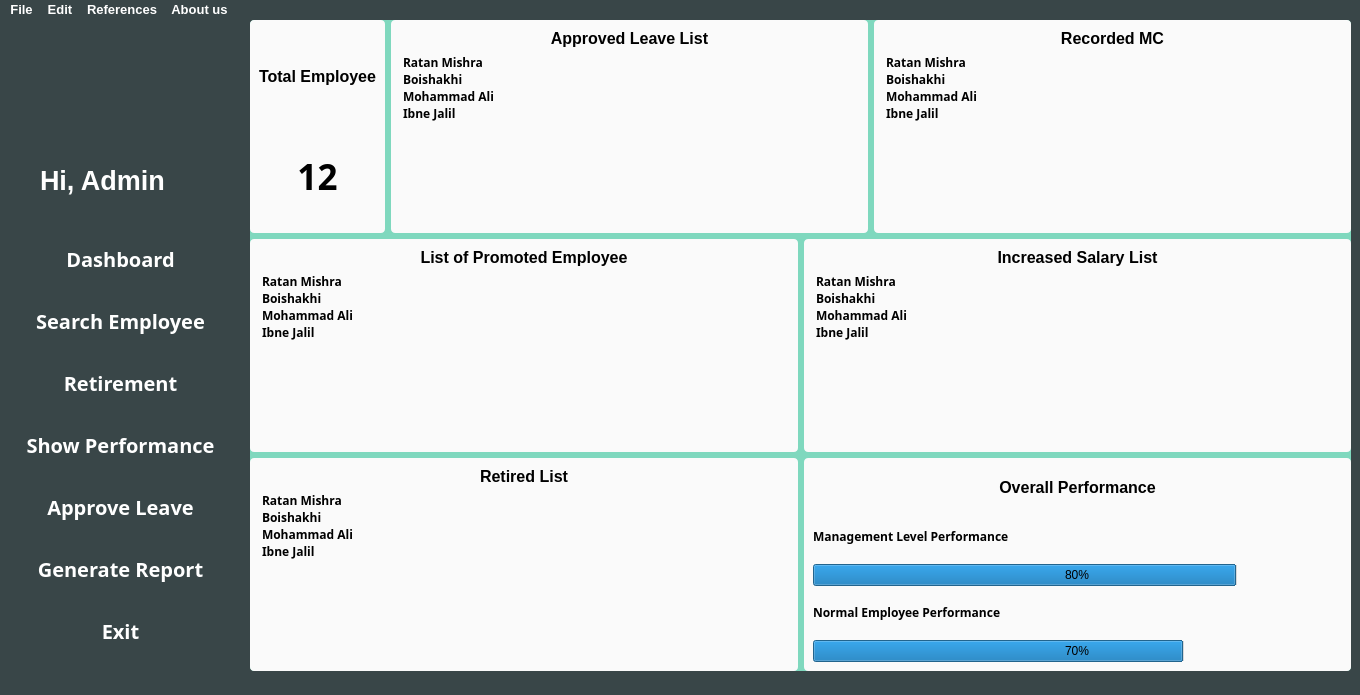
<?xml version="1.0" encoding="UTF-8"?>
<ui version="4.0">
 <class>Dashboard</class>
 <widget class="QMainWindow" name="Dashboard">
  <property name="geometry">
   <rect>
    <x>0</x>
    <y>0</y>
    <width>1360</width>
    <height>695</height>
   </rect>
  </property>
  <property name="windowTitle">
   <string>MainWindow</string>
  </property>
  <property name="styleSheet">
   <string notr="true">background-color: #394648;

u     </string>
  </property>
  <widget class="QWidget" name="centralwidget">
   <widget class="QWidget" name="widget" native="true">
    <property name="geometry">
     <rect>
      <x>0</x>
      <y>-30</y>
      <width>241</width>
      <height>241</height>
     </rect>
    </property>
    <property name="font">
     <font>
      <family>Comic Sans MS</family>
      <pointsize>10</pointsize>
      <weight>75</weight>
      <bold>true</bold>
     </font>
    </property>
    <property name="styleSheet">
     <string notr="true">background-color: #394648;</string>
    </property>
    <widget class="QLabel" name="label">
     <property name="geometry">
      <rect>
       <x>40</x>
       <y>160</y>
       <width>171</width>
       <height>61</height>
      </rect>
     </property>
     <property name="font">
      <font>
       <family>Segoe UI</family>
       <pointsize>20</pointsize>
       <weight>75</weight>
       <bold>true</bold>
      </font>
     </property>
     <property name="styleSheet">
      <string notr="true">color: white;</string>
     </property>
     <property name="text">
      <string>Hi, Admin</string>
     </property>
    </widget>
    <widget class="QLabel" name="imageAdmin">
     <property name="geometry">
      <rect>
       <x>60</x>
       <y>40</y>
       <width>171</width>
       <height>121</height>
      </rect>
     </property>
     <property name="font">
      <font>
       <family>Segoe UI</family>
       <pointsize>20</pointsize>
       <weight>75</weight>
       <bold>true</bold>
      </font>
     </property>
     <property name="styleSheet">
      <string notr="true">color: white;</string>
     </property>
     <property name="text">
      <string/>
     </property>
    </widget>
   </widget>
   <widget class="QWidget" name="widget_2" native="true">
    <property name="geometry">
     <rect>
      <x>0</x>
      <y>210</y>
      <width>241</width>
      <height>431</height>
     </rect>
    </property>
    <property name="styleSheet">
     <string notr="true">background-color: #394648;
</string>
    </property>
    <layout class="QVBoxLayout" name="verticalLayout_2">
     <item>
      <layout class="QVBoxLayout" name="verticalLayout">
       <item>
        <widget class="QPushButton" name="pushButton">
         <property name="font">
          <font>
           <family>Segoe UI Semibold</family>
           <pointsize>-1</pointsize>
           <weight>75</weight>
           <bold>true</bold>
           <underline>false</underline>
           <strikeout>false</strikeout>
          </font>
         </property>
         <property name="styleSheet">
          <string notr="true">background-color: #394648; /* Green */
  width: 100%;
  border: none;
  color: white;
  padding: 10px;
  text-align: center;
  text-decoration: none;
  font-size: 20px;
  margin: 4px 2px;
	border-radius: 4px;</string>
         </property>
         <property name="text">
          <string>Dashboard</string>
         </property>
        </widget>
       </item>
       <item>
        <widget class="QPushButton" name="pushButton_2">
         <property name="font">
          <font>
           <family>Segoe UI Semibold</family>
           <pointsize>-1</pointsize>
           <weight>75</weight>
           <bold>true</bold>
           <underline>false</underline>
           <strikeout>false</strikeout>
          </font>
         </property>
         <property name="styleSheet">
          <string notr="true">background-color: #394648; /* Green */
  width: 100%;
  border: none;
  color: white;
  padding: 10px;
  text-align: center;
  text-decoration: none;
  font-size: 20px;
  margin: 4px 2px;
	border-radius: 4px;</string>
         </property>
         <property name="text">
          <string>Search Employee</string>
         </property>
        </widget>
       </item>
       <item>
        <widget class="QPushButton" name="pushButton_3">
         <property name="font">
          <font>
           <family>Segoe UI Semibold</family>
           <pointsize>-1</pointsize>
           <weight>75</weight>
           <bold>true</bold>
           <underline>false</underline>
           <strikeout>false</strikeout>
          </font>
         </property>
         <property name="styleSheet">
          <string notr="true">background-color: #394648; /* Green */
  width: 100%;
  border: none;
  color: white;
  padding: 10px;
  text-align: center;
  text-decoration: none;
  font-size: 20px;
  margin: 4px 2px;
	border-radius: 4px;</string>
         </property>
         <property name="text">
          <string>Retirement</string>
         </property>
        </widget>
       </item>
       <item>
        <widget class="QPushButton" name="btnSHowPerformance">
         <property name="font">
          <font>
           <family>Segoe UI Semibold</family>
           <pointsize>-1</pointsize>
           <weight>75</weight>
           <bold>true</bold>
           <underline>false</underline>
           <strikeout>false</strikeout>
          </font>
         </property>
         <property name="styleSheet">
          <string notr="true">background-color: #394648; /* Green */
  width: 100%;
  border: none;
  color: white;
  padding: 10px;
  text-align: center;
  text-decoration: none;
  font-size: 20px;
  margin: 4px 2px;
	border-radius: 4px;</string>
         </property>
         <property name="text">
          <string>Show Performance</string>
         </property>
        </widget>
       </item>
       <item>
        <widget class="QPushButton" name="approveLeaveButton">
         <property name="font">
          <font>
           <family>Segoe UI Semibold</family>
           <pointsize>-1</pointsize>
           <weight>75</weight>
           <bold>true</bold>
           <underline>false</underline>
           <strikeout>false</strikeout>
          </font>
         </property>
         <property name="styleSheet">
          <string notr="true">background-color: #394648; /* Green */
  width: 100%;
  border: none;
  color: white;
  padding: 10px;
  text-align: center;
  text-decoration: none;
  font-size: 20px;
  margin: 4px 2px;
	border-radius: 4px;</string>
         </property>
         <property name="text">
          <string>Approve Leave</string>
         </property>
        </widget>
       </item>
       <item>
        <widget class="QPushButton" name="generateReportButton">
         <property name="font">
          <font>
           <family>Segoe UI Semibold</family>
           <pointsize>-1</pointsize>
           <weight>75</weight>
           <bold>true</bold>
           <underline>false</underline>
           <strikeout>false</strikeout>
          </font>
         </property>
         <property name="styleSheet">
          <string notr="true">background-color: #394648; /* Green */
  width: 100%;
  border: none;
  color: white;
  padding: 10px;
  text-align: center;
  text-decoration: none;
  font-size: 20px;
  margin: 4px 2px;
	border-radius: 4px;</string>
         </property>
         <property name="text">
          <string>Generate Report</string>
         </property>
        </widget>
       </item>
       <item>
        <widget class="QPushButton" name="ExitButton">
         <property name="font">
          <font>
           <family>Segoe UI Semibold</family>
           <pointsize>-1</pointsize>
           <weight>75</weight>
           <bold>true</bold>
           <underline>false</underline>
           <strikeout>false</strikeout>
          </font>
         </property>
         <property name="styleSheet">
          <string notr="true">background-color: #394648; /* Green */
  width: 100%;
  border: none;
  color: white;
  padding: 10px;
  text-align: center;
  text-decoration: none;
  font-size: 20px;
  margin: 4px 2px;
	border-radius: 4px;</string>
         </property>
         <property name="text">
          <string>Exit</string>
         </property>
        </widget>
       </item>
      </layout>
     </item>
    </layout>
   </widget>
   <widget class="QWidget" name="widget_3" native="true">
    <property name="geometry">
     <rect>
      <x>250</x>
      <y>0</y>
      <width>1101</width>
      <height>651</height>
     </rect>
    </property>
    <property name="styleSheet">
     <string notr="true">background-color: #7fd8be;
border-radius: 4px</string>
    </property>
    <layout class="QHBoxLayout" name="horizontalLayout_4">
     <item>
      <layout class="QVBoxLayout" name="verticalLayout_3">
       <item>
        <layout class="QHBoxLayout" name="horizontalLayout">
         <item>
          <widget class="QWidget" name="widget_4" native="true">
           <property name="styleSheet">
            <string notr="true">background-color:rgb(250,250,250);</string>
           </property>
           <layout class="QGridLayout" name="gridLayout">
            <item row="0" column="0">
             <widget class="QLabel" name="label_2">
              <property name="font">
               <font>
                <family>Segoe UI</family>
                <pointsize>12</pointsize>
                <weight>75</weight>
                <bold>true</bold>
               </font>
              </property>
              <property name="text">
               <string>&lt;html&gt;&lt;head/&gt;&lt;body&gt;&lt;p align=&quot;center&quot;&gt;&lt;span style=&quot; font-weight:600;&quot;&gt;Total Employee&lt;/span&gt;&lt;/p&gt;&lt;/body&gt;&lt;/html&gt;</string>
              </property>
             </widget>
            </item>
            <item row="1" column="0">
             <widget class="QLabel" name="label_3">
              <property name="font">
               <font>
                <family>Segoe UI Semibold</family>
                <pointsize>9</pointsize>
                <weight>75</weight>
                <bold>true</bold>
               </font>
              </property>
              <property name="text">
               <string>&lt;html&gt;&lt;head/&gt;&lt;body&gt;&lt;p align=&quot;center&quot;&gt;&lt;span style=&quot; font-size:26pt;&quot;&gt;12&lt;/span&gt;&lt;/p&gt;&lt;/body&gt;&lt;/html&gt;</string>
              </property>
             </widget>
            </item>
           </layout>
          </widget>
         </item>
         <item>
          <widget class="QWidget" name="widget_5" native="true">
           <property name="styleSheet">
            <string notr="true">background-color:rgb(250,250,250);</string>
           </property>
           <layout class="QGridLayout" name="gridLayout_2">
            <item row="0" column="0">
             <widget class="QLabel" name="label_4">
              <property name="font">
               <font>
                <family>Segoe UI</family>
                <pointsize>12</pointsize>
                <weight>75</weight>
                <bold>true</bold>
               </font>
              </property>
              <property name="text">
               <string>&lt;html&gt;&lt;head/&gt;&lt;body&gt;&lt;p align=&quot;center&quot;&gt;&lt;span style=&quot; font-weight:600;&quot;&gt;Approved Leave List&lt;/span&gt;&lt;/p&gt;&lt;/body&gt;&lt;/html&gt;</string>
              </property>
             </widget>
            </item>
            <item row="1" column="0">
             <widget class="QListWidget" name="listWidget_11">
              <property name="font">
               <font>
                <family>Segoe UI Semibold</family>
                <pointsize>9</pointsize>
                <weight>75</weight>
                <bold>true</bold>
               </font>
              </property>
              <item>
               <property name="text">
                <string>Ratan Mishra</string>
               </property>
               <property name="font">
                <font>
                 <family>Segoe UI Semibold</family>
                 <pointsize>9</pointsize>
                 <weight>75</weight>
                 <bold>true</bold>
                </font>
               </property>
              </item>
              <item>
               <property name="text">
                <string>Boishakhi</string>
               </property>
               <property name="font">
                <font>
                 <family>Segoe UI Semibold</family>
                 <pointsize>9</pointsize>
                 <weight>75</weight>
                 <bold>true</bold>
                </font>
               </property>
              </item>
              <item>
               <property name="text">
                <string>Mohammad Ali</string>
               </property>
               <property name="font">
                <font>
                 <family>Segoe UI Semibold</family>
                 <pointsize>9</pointsize>
                 <weight>75</weight>
                 <bold>true</bold>
                </font>
               </property>
              </item>
              <item>
               <property name="text">
                <string>Ibne Jalil</string>
               </property>
               <property name="font">
                <font>
                 <family>Segoe UI Semibold</family>
                 <pointsize>9</pointsize>
                 <weight>75</weight>
                 <bold>true</bold>
                </font>
               </property>
              </item>
             </widget>
            </item>
           </layout>
          </widget>
         </item>
         <item>
          <widget class="QWidget" name="widget_6" native="true">
           <property name="styleSheet">
            <string notr="true">background-color:rgb(250,250,250);</string>
           </property>
           <layout class="QGridLayout" name="gridLayout_3">
            <item row="0" column="0">
             <widget class="QLabel" name="label_5">
              <property name="font">
               <font>
                <family>Segoe UI</family>
                <pointsize>12</pointsize>
                <weight>75</weight>
                <bold>true</bold>
               </font>
              </property>
              <property name="text">
               <string>&lt;html&gt;&lt;head/&gt;&lt;body&gt;&lt;p align=&quot;center&quot;&gt;&lt;span style=&quot; font-weight:600;&quot;&gt;Recorded MC&lt;/span&gt;&lt;/p&gt;&lt;/body&gt;&lt;/html&gt;</string>
              </property>
             </widget>
            </item>
            <item row="1" column="0">
             <widget class="QListWidget" name="listWidget_12">
              <property name="font">
               <font>
                <family>Segoe UI Semibold</family>
                <pointsize>9</pointsize>
                <weight>75</weight>
                <bold>true</bold>
               </font>
              </property>
              <item>
               <property name="text">
                <string>Ratan Mishra</string>
               </property>
               <property name="font">
                <font>
                 <family>Segoe UI Semibold</family>
                 <pointsize>9</pointsize>
                 <weight>75</weight>
                 <bold>true</bold>
                </font>
               </property>
              </item>
              <item>
               <property name="text">
                <string>Boishakhi</string>
               </property>
               <property name="font">
                <font>
                 <family>Segoe UI Semibold</family>
                 <pointsize>9</pointsize>
                 <weight>75</weight>
                 <bold>true</bold>
                </font>
               </property>
              </item>
              <item>
               <property name="text">
                <string>Mohammad Ali</string>
               </property>
               <property name="font">
                <font>
                 <family>Segoe UI Semibold</family>
                 <pointsize>9</pointsize>
                 <weight>75</weight>
                 <bold>true</bold>
                </font>
               </property>
              </item>
              <item>
               <property name="text">
                <string>Ibne Jalil</string>
               </property>
               <property name="font">
                <font>
                 <family>Segoe UI Semibold</family>
                 <pointsize>9</pointsize>
                 <weight>75</weight>
                 <bold>true</bold>
                </font>
               </property>
              </item>
             </widget>
            </item>
           </layout>
          </widget>
         </item>
        </layout>
       </item>
       <item>
        <layout class="QHBoxLayout" name="horizontalLayout_2">
         <item>
          <widget class="QWidget" name="widget_7" native="true">
           <property name="styleSheet">
            <string notr="true">background-color:rgb(250,250,250);</string>
           </property>
           <layout class="QGridLayout" name="gridLayout_4">
            <item row="0" column="0">
             <widget class="QLabel" name="label_6">
              <property name="font">
               <font>
                <family>Segoe UI</family>
                <pointsize>12</pointsize>
                <weight>75</weight>
                <bold>true</bold>
               </font>
              </property>
              <property name="text">
               <string>&lt;html&gt;&lt;head/&gt;&lt;body&gt;&lt;p align=&quot;center&quot;&gt;&lt;span style=&quot; font-weight:600;&quot;&gt;List of Promoted Employee&lt;/span&gt;&lt;/p&gt;&lt;/body&gt;&lt;/html&gt;</string>
              </property>
             </widget>
            </item>
            <item row="1" column="0">
             <widget class="QListWidget" name="listWidget_6">
              <property name="font">
               <font>
                <family>Segoe UI Semibold</family>
                <pointsize>9</pointsize>
                <weight>75</weight>
                <bold>true</bold>
               </font>
              </property>
              <item>
               <property name="text">
                <string>Ratan Mishra</string>
               </property>
               <property name="font">
                <font>
                 <family>Segoe UI Semibold</family>
                 <pointsize>9</pointsize>
                 <weight>75</weight>
                 <bold>true</bold>
                </font>
               </property>
              </item>
              <item>
               <property name="text">
                <string>Boishakhi</string>
               </property>
               <property name="font">
                <font>
                 <family>Segoe UI Semibold</family>
                 <pointsize>9</pointsize>
                 <weight>75</weight>
                 <bold>true</bold>
                </font>
               </property>
              </item>
              <item>
               <property name="text">
                <string>Mohammad Ali</string>
               </property>
               <property name="font">
                <font>
                 <family>Segoe UI Semibold</family>
                 <pointsize>9</pointsize>
                 <weight>75</weight>
                 <bold>true</bold>
                </font>
               </property>
              </item>
              <item>
               <property name="text">
                <string>Ibne Jalil</string>
               </property>
               <property name="font">
                <font>
                 <family>Segoe UI Semibold</family>
                 <pointsize>9</pointsize>
                 <weight>75</weight>
                 <bold>true</bold>
                </font>
               </property>
              </item>
             </widget>
            </item>
           </layout>
          </widget>
         </item>
         <item>
          <widget class="QWidget" name="widget_10" native="true">
           <property name="styleSheet">
            <string notr="true">background-color:rgb(250,250,250);</string>
           </property>
           <layout class="QGridLayout" name="gridLayout_7">
            <item row="0" column="0">
             <widget class="QLabel" name="label_9">
              <property name="font">
               <font>
                <family>Segoe UI</family>
                <pointsize>12</pointsize>
                <weight>75</weight>
                <bold>true</bold>
               </font>
              </property>
              <property name="text">
               <string>&lt;html&gt;&lt;head/&gt;&lt;body&gt;&lt;p align=&quot;center&quot;&gt;&lt;span style=&quot; font-weight:600;&quot;&gt;Increased Salary List&lt;/span&gt;&lt;/p&gt;&lt;/body&gt;&lt;/html&gt;</string>
              </property>
             </widget>
            </item>
            <item row="1" column="0">
             <widget class="QListWidget" name="listWidget_5">
              <property name="font">
               <font>
                <family>Segoe UI Semibold</family>
                <pointsize>9</pointsize>
                <weight>75</weight>
                <bold>true</bold>
               </font>
              </property>
              <item>
               <property name="text">
                <string>Ratan Mishra</string>
               </property>
               <property name="font">
                <font>
                 <family>Segoe UI Semibold</family>
                 <pointsize>9</pointsize>
                 <weight>75</weight>
                 <bold>true</bold>
                </font>
               </property>
              </item>
              <item>
               <property name="text">
                <string>Boishakhi</string>
               </property>
               <property name="font">
                <font>
                 <family>Segoe UI Semibold</family>
                 <pointsize>9</pointsize>
                 <weight>75</weight>
                 <bold>true</bold>
                </font>
               </property>
              </item>
              <item>
               <property name="text">
                <string>Mohammad Ali</string>
               </property>
               <property name="font">
                <font>
                 <family>Segoe UI Semibold</family>
                 <pointsize>9</pointsize>
                 <weight>75</weight>
                 <bold>true</bold>
                </font>
               </property>
              </item>
              <item>
               <property name="text">
                <string>Ibne Jalil</string>
               </property>
               <property name="font">
                <font>
                 <family>Segoe UI Semibold</family>
                 <pointsize>9</pointsize>
                 <weight>75</weight>
                 <bold>true</bold>
                </font>
               </property>
              </item>
             </widget>
            </item>
           </layout>
          </widget>
         </item>
        </layout>
       </item>
       <item>
        <layout class="QHBoxLayout" name="horizontalLayout_3">
         <item>
          <widget class="QWidget" name="widget_8" native="true">
           <property name="styleSheet">
            <string notr="true">background-color:rgb(250,250,250);</string>
           </property>
           <layout class="QGridLayout" name="gridLayout_5">
            <item row="0" column="0">
             <widget class="QLabel" name="label_7">
              <property name="font">
               <font>
                <family>Segoe UI</family>
                <pointsize>12</pointsize>
                <weight>75</weight>
                <bold>true</bold>
               </font>
              </property>
              <property name="text">
               <string>&lt;html&gt;&lt;head/&gt;&lt;body&gt;&lt;p align=&quot;center&quot;&gt;&lt;span style=&quot; font-weight:600;&quot;&gt;Retired List&lt;/span&gt;&lt;/p&gt;&lt;/body&gt;&lt;/html&gt;</string>
              </property>
             </widget>
            </item>
            <item row="1" column="0">
             <widget class="QListWidget" name="listWidget_4">
              <property name="font">
               <font>
                <family>Segoe UI Semibold</family>
                <pointsize>9</pointsize>
                <weight>75</weight>
                <bold>true</bold>
               </font>
              </property>
              <item>
               <property name="text">
                <string>Ratan Mishra</string>
               </property>
               <property name="font">
                <font>
                 <family>Segoe UI Semibold</family>
                 <pointsize>9</pointsize>
                 <weight>75</weight>
                 <bold>true</bold>
                </font>
               </property>
              </item>
              <item>
               <property name="text">
                <string>Boishakhi</string>
               </property>
               <property name="font">
                <font>
                 <family>Segoe UI Semibold</family>
                 <pointsize>9</pointsize>
                 <weight>75</weight>
                 <bold>true</bold>
                </font>
               </property>
              </item>
              <item>
               <property name="text">
                <string>Mohammad Ali</string>
               </property>
               <property name="font">
                <font>
                 <family>Segoe UI Semibold</family>
                 <pointsize>9</pointsize>
                 <weight>75</weight>
                 <bold>true</bold>
                </font>
               </property>
              </item>
              <item>
               <property name="text">
                <string>Ibne Jalil</string>
               </property>
               <property name="font">
                <font>
                 <family>Segoe UI Semibold</family>
                 <pointsize>9</pointsize>
                 <weight>75</weight>
                 <bold>true</bold>
                </font>
               </property>
              </item>
             </widget>
            </item>
           </layout>
          </widget>
         </item>
         <item>
          <widget class="QWidget" name="widget_9" native="true">
           <property name="styleSheet">
            <string notr="true">background-color:rgb(250,250,250);</string>
           </property>
           <layout class="QGridLayout" name="gridLayout_6">
            <item row="6" column="0">
             <widget class="QProgressBar" name="progressBar_3">
              <property name="value">
               <number>70</number>
              </property>
              <property name="alignment">
               <set>Qt::AlignCenter</set>
              </property>
             </widget>
            </item>
            <item row="0" column="0">
             <widget class="QLabel" name="label_8">
              <property name="font">
               <font>
                <family>Segoe UI</family>
                <pointsize>12</pointsize>
                <weight>75</weight>
                <bold>true</bold>
               </font>
              </property>
              <property name="text">
               <string>&lt;html&gt;&lt;head/&gt;&lt;body&gt;&lt;p align=&quot;center&quot;&gt;&lt;span style=&quot; font-weight:600;&quot;&gt;Overall Performance&lt;/span&gt;&lt;/p&gt;&lt;/body&gt;&lt;/html&gt;</string>
              </property>
             </widget>
            </item>
            <item row="3" column="0">
             <widget class="QProgressBar" name="progressBar_2">
              <property name="styleSheet">
               <string notr="true"/>
              </property>
              <property name="value">
               <number>80</number>
              </property>
              <property name="alignment">
               <set>Qt::AlignCenter</set>
              </property>
             </widget>
            </item>
            <item row="2" column="0">
             <widget class="QLabel" name="label_18">
              <property name="font">
               <font>
                <family>Segoe UI Semibold</family>
                <pointsize>9</pointsize>
                <weight>75</weight>
                <bold>true</bold>
               </font>
              </property>
              <property name="text">
               <string>&lt;html&gt;&lt;head/&gt;&lt;body&gt;&lt;p&gt;&lt;span style=&quot; font-size:9pt; font-weight:600;&quot;&gt;Management Level Performance&lt;/span&gt;&lt;/p&gt;&lt;/body&gt;&lt;/html&gt;</string>
              </property>
             </widget>
            </item>
            <item row="4" column="0">
             <widget class="QLabel" name="label_19">
              <property name="font">
               <font>
                <family>Segoe UI Semibold</family>
                <pointsize>9</pointsize>
                <weight>75</weight>
                <bold>true</bold>
               </font>
              </property>
              <property name="text">
               <string>&lt;html&gt;&lt;head/&gt;&lt;body&gt;&lt;p&gt;&lt;span style=&quot; font-size:9pt; font-weight:600;&quot;&gt;Normal Employee Performance&lt;/span&gt;&lt;/p&gt;&lt;/body&gt;&lt;/html&gt;</string>
              </property>
             </widget>
            </item>
           </layout>
          </widget>
         </item>
        </layout>
       </item>
      </layout>
     </item>
    </layout>
   </widget>
  </widget>
  <widget class="QMenuBar" name="menubar">
   <property name="geometry">
    <rect>
     <x>0</x>
     <y>0</y>
     <width>1360</width>
     <height>29</height>
    </rect>
   </property>
   <property name="font">
    <font>
     <pointsize>10</pointsize>
     <weight>75</weight>
     <bold>true</bold>
    </font>
   </property>
   <property name="styleSheet">
    <string notr="true">color: white;</string>
   </property>
   <widget class="QMenu" name="menuFile">
    <property name="font">
     <font>
      <family>Segoe UI</family>
      <pointsize>9</pointsize>
      <weight>50</weight>
      <bold>false</bold>
     </font>
    </property>
    <property name="styleSheet">
     <string notr="true"/>
    </property>
    <property name="title">
     <string>File</string>
    </property>
   </widget>
   <widget class="QMenu" name="menuEdit">
    <property name="title">
     <string>Edit</string>
    </property>
   </widget>
   <widget class="QMenu" name="menuReferences">
    <property name="styleSheet">
     <string notr="true">background-color: white;</string>
    </property>
    <property name="title">
     <string>References</string>
    </property>
   </widget>
   <widget class="QMenu" name="menuAbout_us">
    <property name="title">
     <string>About us</string>
    </property>
   </widget>
   <addaction name="menuFile"/>
   <addaction name="menuEdit"/>
   <addaction name="menuReferences"/>
   <addaction name="menuAbout_us"/>
  </widget>
  <widget class="QStatusBar" name="statusBar"/>
 </widget>
 <resources/>
 <connections/>
</ui>
